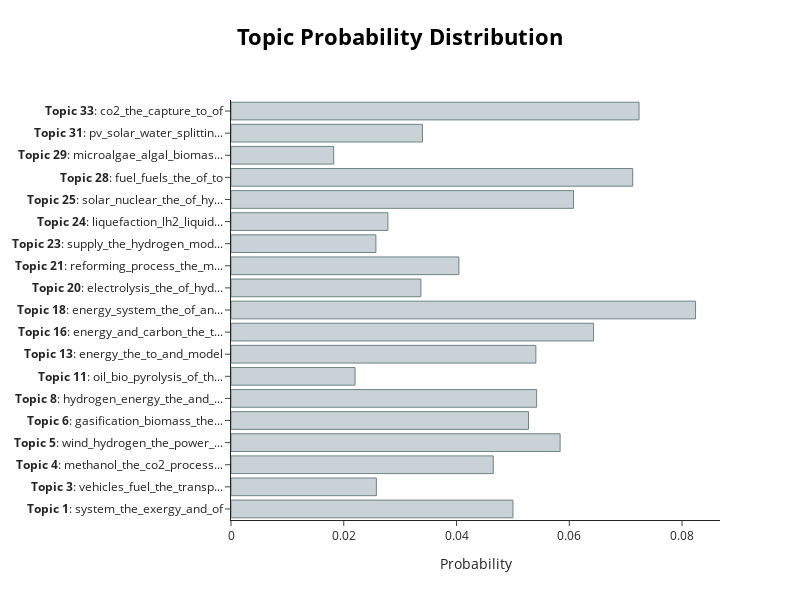

Source (notebook cell):
### Code cell
topic_model.visualize_distribution(topic_distr[40])

### Figure 1 — Plotly figure (JSON) as saved in the notebook; plotly's stock layout.template omitted (floating-point values rounded to 4 significant figures)
{"data": [{"marker": {"color": "#C8D2D7", "line": {"color": "#6E8484", "width": 1}}, "orientation": "h", "type": "bar", "x": [0.05001, 0.02579, 0.04652, 0.05838, 0.05277, 0.05421, 0.02201, 0.05407, 0.0643, 0.0824, 0.03368, 0.04042, 0.0257, 0.02783, 0.06076, 0.07125, 0.01821, 0.03396, 0.07237], "y": ["<b>Topic 1</b>: system_the_exergy_and_of", "<b>Topic 3</b>: vehicles_fuel_the_transp...", "<b>Topic 4</b>: methanol_the_co2_process...", "<b>Topic 5</b>: wind_hydrogen_the_power_...", "<b>Topic 6</b>: gasification_biomass_the...", "<b>Topic 8</b>: hydrogen_energy_the_and_...", "<b>Topic 11</b>: oil_bio_pyrolysis_of_th...", "<b>Topic 13</b>: energy_the_to_and_model", "<b>Topic 16</b>: energy_and_carbon_the_t...", "<b>Topic 18</b>: energy_system_the_of_an...", "<b>Topic 20</b>: electrolysis_the_of_hyd...", "<b>Topic 21</b>: reforming_process_the_m...", "<b>Topic 23</b>: supply_the_hydrogen_mod...", "<b>Topic 24</b>: liquefaction_lh2_liquid...", "<b>Topic 25</b>: solar_nuclear_the_of_hy...", "<b>Topic 28</b>: fuel_fuels_the_of_to", "<b>Topic 29</b>: microalgae_algal_biomas...", "<b>Topic 31</b>: pv_solar_water_splittin...", "<b>Topic 33</b>: co2_the_capture_to_of"]}], "layout": {"height": 600, "hoverlabel": {"bgcolor": "white", "font": {"family": "Rockwell", "size": 16}}, "title": {"font": {"color": "Black", "size": 22}, "text": "<b>Topic Probability Distribution</b>", "x": 0.5, "xanchor": "center", "y": 0.95, "yanchor": "top"}, "width": 800, "xaxis": {"title": {"text": "Probability"}}}}
